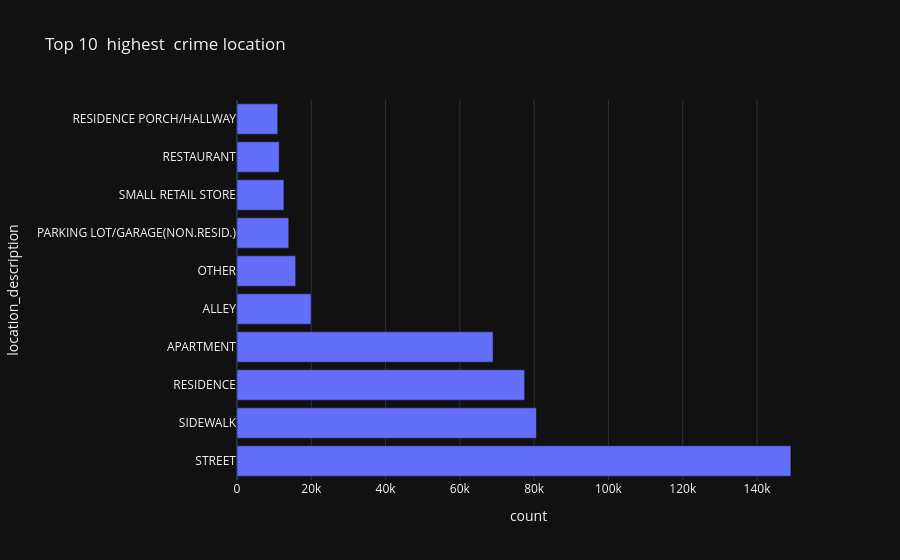

The code cell stored with this chart in its notebook:
### Code cell
fig_top_location=px.bar(
    location_df,
    x='count',
    y='location_description',
    title='Top 10  highest  crime location',
    template='plotly_dark'
)
fig_top_location.show()

### Figure 1 — Plotly figure (JSON) as saved in the notebook; plotly's stock layout.template omitted (floating-point values rounded to 4 significant figures)
{"data": [{"hovertemplate": "count=%{x}<br>location_description=%{y}<extra></extra>", "legendgroup": "", "marker": {"color": "#636efa", "pattern": {"shape": ""}}, "name": "", "orientation": "h", "showlegend": false, "textposition": "auto", "type": "bar", "x": [149104, 80624, 77428, 68936, 19927, 15793, 13936, 12627, 11349, 10967], "xaxis": "x", "y": ["STREET", "SIDEWALK", "RESIDENCE", "APARTMENT", "ALLEY", "OTHER", "PARKING LOT/GARAGE(NON.RESID.)", "SMALL RETAIL STORE", "RESTAURANT", "RESIDENCE PORCH/HALLWAY"], "yaxis": "y"}], "layout": {"barmode": "relative", "legend": {"tracegroupgap": 0}, "title": {"text": "Top 10  highest  crime location"}, "xaxis": {"anchor": "y", "domain": [0, 1], "title": {"text": "count"}}, "yaxis": {"anchor": "x", "domain": [0, 1], "title": {"text": "location_description"}}}}
